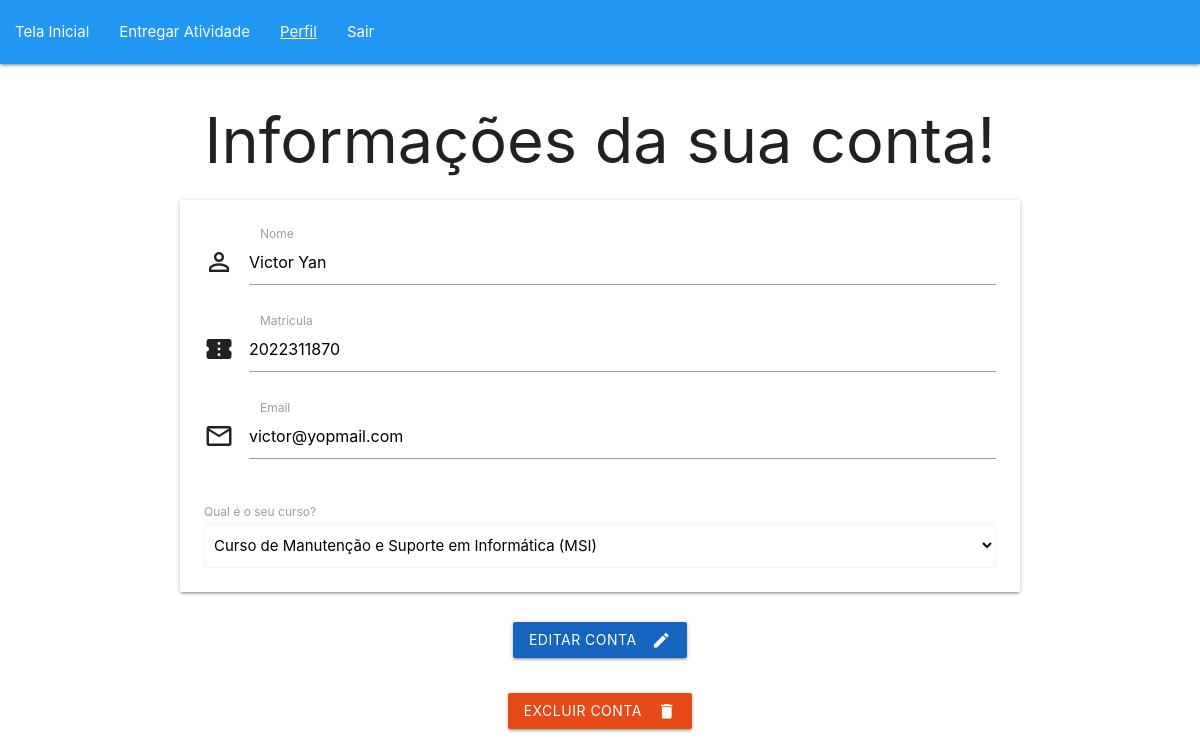
Screenshot of /crudAluno/perfilAluno.php (signed in) with the database file from the repository.
### tables this page shows
CREATE TABLE IF NOT EXISTS `aluno` (
  `id_aluno` int NOT NULL AUTO_INCREMENT,
  `nome` varchar(255) DEFAULT NULL,
  `matricula` char(10) DEFAULT NULL,
  `email` varchar(255) DEFAULT NULL,
  `senha` varchar(255) DEFAULT NULL,
  `conclusao_horas` int NOT NULL,
  `id_curso` int DEFAULT NULL,
  PRIMARY KEY (`id_aluno`),
  KEY `fk_aluno_curso` (`id_curso`)
);

CREATE TABLE IF NOT EXISTS `curso` (
  `id_curso` int NOT NULL AUTO_INCREMENT,
  `nome_curso` varchar(255) NOT NULL,
  `carga_horaria` int NOT NULL,
  PRIMARY KEY (`id_curso`)
);

### conecta.php (called while the page is built, shortened)
<?php
function excutarSQL($mysql, $sql)
{
    $resultado = mysqli_query($mysql, $sql);
    return $resultado;
}

### crudAluno/perfilAluno.php (the view, shortened to what this page needs)
<?php
require_once "../conecta.php";
$mysql = conectar();
$sql = "SELECT nome, matricula, email, id_curso, id_aluno FROM aluno WHERE id_aluno = " . $_SESSION['aluno'][1];
$resultado = excutarSQL($mysql, $sql);
$aluno = mysqli_fetch_assoc($resultado);
?>
<!DOCTYPE html>
<html lang="pt_br">
<head>
    <link type="text/css" rel="stylesheet" href="../materialize/css/materialize.min.css" media="screen,projection" />
</head>
<body>
    <?php
    require_once "../boasPraticas/headerNav.php";
    ?>
    <main class="container">
        <h1 class="center-align">Informações da sua conta!</h1>
        <form action="editarAluno.php" method="post">
            <div class="card-panel">
                <div class="input-field col s12">
                    <i class="material-icons prefix">person_outline</i>
                    <input placeholder="Digite o seu nome" value="<?php echo $aluno['nome']; ?>" id="nome" name="nome" type="text" class="validate" pattern="^.+$" required>
                    <label for="nome">Nome</label>
                    <span class="helper-text" data-error="Você deve preenchar esse campo"></span>
                </div>
                <div class="input-field col s12">
                    <i class="material-icons prefix">confirmation_number</i>
                    <input placeholder="Digite sua matricula" value="<?php echo $aluno['matricula']; ?>" id="matricula" name="matricula" type="text" class="validate" pattern="^[0-9]{10}$" required>
                    <label for="mat">Matricula</label>
                    <span class="helper-text" data-error="A sua matricula deve conter 10 caracteres númericos"></span>
                </div>
                <div class="input-field col s12">
                    <i class="material-icons prefix">mail_outline</i>
                    <input placeholder="Digite o seu email" value="<?php echo $aluno['email']; ?>" id="email" name="email" type="text" class="validate" pattern="^(?!\s*$)[^\s@']+@[^\s@']+$" required>
                    <label for="email">Email</label>
                    <span class="helper-text" data-error="O campo deve conter o @, exemplo : user@gmail.com, este campo não deve conter aspas simples."></span>
                </div>
                <?php
                $sql2 = "SELECT id_curso, nome_curso FROM curso ORDER BY nome_curso ASC";
                $resultado2 = excutarSQL($mysql, $sql2);
                ?>
                <label>Qual é o seu curso?</label>
                <select name="curso" class="browser-default">
                    <?php
                    while ($dados = mysqli_fetch_assoc($resultado2)) {
                    ?>
                        <option <?php
                                if ($aluno['id_curso'] == $dados['id_curso']) {
                                    echo "selected";
                                }
                                ?> value="<?php echo $dados['id_curso'] ?>">
                            <?php echo $dados['nome_curso'] ?>
                        </option>
                    <?php
                    }
                    ?>
                </select>
            </div>
            <div class="row">
                <div class="col s12">
                    <p class="center-align">
                        <button class="btn waves-effect waves-light  #1565c0 blue darken-3 darken-3 lighten-3" type="submit" name="action">Editar conta
                            <i class="material-icons right">create</i> </button>
                    </p>
                </div>
            </div>
        </form>
        <div class="col s12">
            <p class="center-align">
                <a href="#modal<?php echo $aluno['id_aluno']; ?>" class="waves-effect waves-light #e64a19 deep-orange darken-2 lighten-3 btn modal-trigger"><i class="material-icons right">delete</i>Excluir conta</a>
            </p>
        </div>
    </main>
</body>
</html>

### rows the page displays
aluno: nome "Victor Yan", matricula "2022311870", email "victor@yopmail.com", curso "Curso de Manutenção e Suporte em Informática (MSI)"
